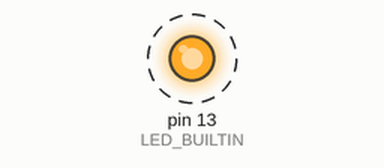
Simulated run of this sketch. Board: Arduino Mega 2560, built with avr-gcc and run on an emulated ATmega2560. Parts: output pins drawn as LEDs (lit = HIGH). Dashed ring = blinking. What the sketch prints to the serial monitor is not drawn.

Above: at 0.2 s.
Timing chart, 0 to 3.0 s (numbered marks = the images above):
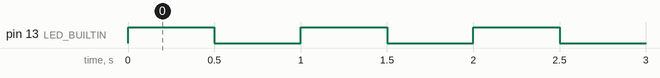

Measured:
- by itself, pin 13 (LED_BUILTIN): alternates HIGH for 0.50 s and LOW for 0.50 s

The sketch:

blink_test.ino
```cpp
// LED闪烁测试 - 验证Arduino Mega连接正常
void setup() {
  pinMode(LED_BUILTIN, OUTPUT);
  Serial.begin(115200);
  Serial.println("Arduino Mega 2560 连接成功!");
}

void loop() {
  digitalWrite(LED_BUILTIN, HIGH);
  Serial.println("LED ON");
  delay(500);
  digitalWrite(LED_BUILTIN, LOW);
  Serial.println("LED OFF");
  delay(500);
}
```
